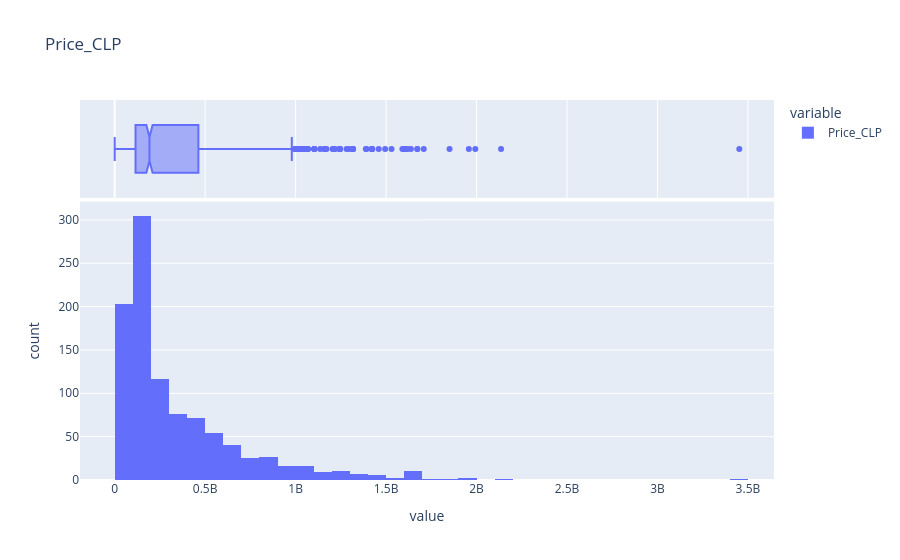
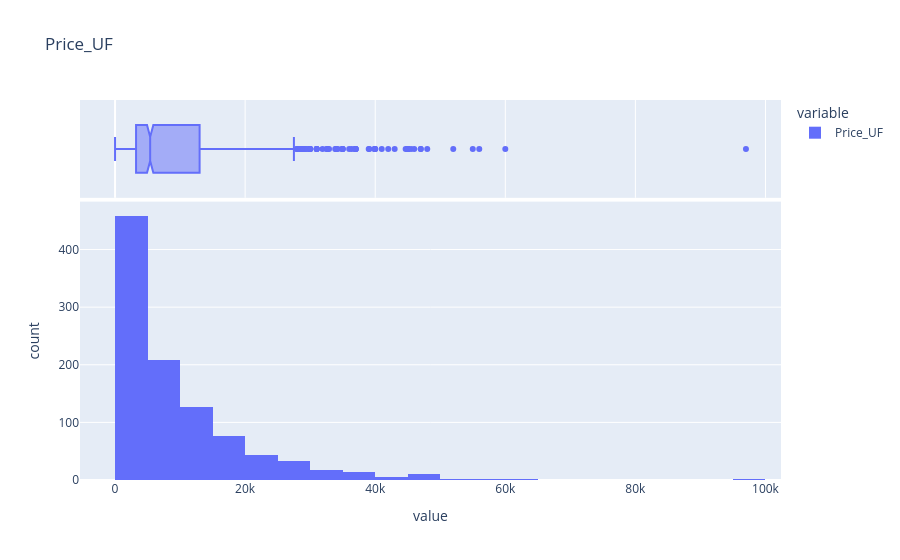
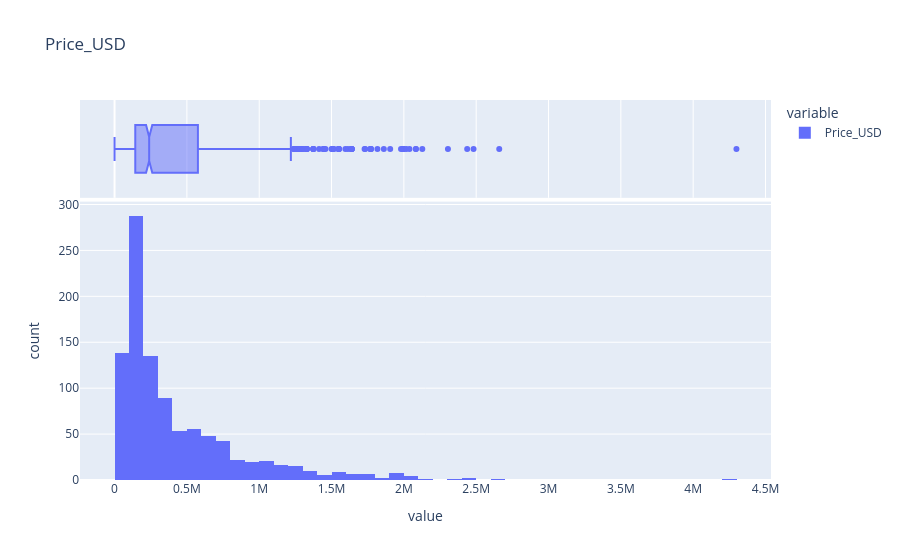
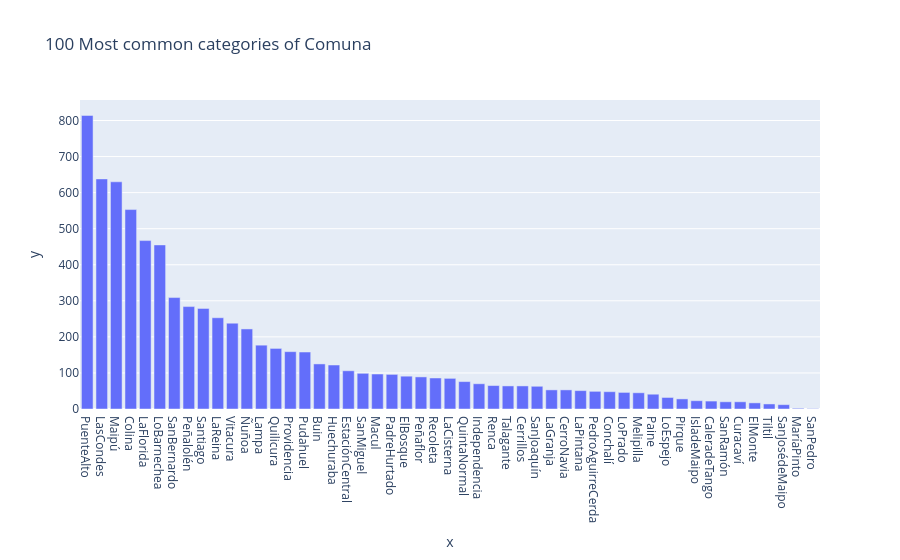

The notebook cell saved with these charts, in order:
### Code cell
profile_dataframe(df)

### Figure 1 — Plotly figure (JSON) as saved in the notebook; plotly's stock layout.template omitted (floating-point values rounded to 4 significant figures; data arrays with more than 128 entries replaced by an {"elided": "..."} marker saying what was removed)
{"data": [{"bingroup": "x", "hovertemplate": "variable=Price_CLP<br>value=%{x}<br>count=%{y}<extra></extra>", "legendgroup": "Price_CLP", "marker": {"color": "#636efa", "pattern": {"shape": ""}}, "name": "Price_CLP", "nbinsx": 48, "orientation": "v", "showlegend": true, "type": "histogram", "x": {"elided": "1000 int values"}, "xaxis": "x", "yaxis": "y"}, {"hovertemplate": "variable=Price_CLP<br>value=%{x}<extra></extra>", "legendgroup": "Price_CLP", "marker": {"color": "#636efa"}, "name": "Price_CLP", "notched": true, "showlegend": false, "type": "box", "x": {"elided": "1000 int values"}, "xaxis": "x2", "yaxis": "y2"}], "layout": {"barmode": "relative", "legend": {"title": {"text": "variable"}, "tracegroupgap": 0}, "title": {"text": "Price_CLP"}, "xaxis": {"anchor": "y", "domain": [0, 1], "title": {"text": "value"}}, "xaxis2": {"anchor": "y2", "domain": [0, 1], "matches": "x", "showgrid": true, "showticklabels": false}, "yaxis": {"anchor": "x", "domain": [0, 0.7326], "title": {"text": "count"}}, "yaxis2": {"anchor": "x2", "domain": [0.7426, 1], "matches": "y2", "showgrid": false, "showline": false, "showticklabels": false, "ticks": ""}}}

### Figure 2 — Plotly figure (JSON) as saved in the notebook; plotly's stock layout.template omitted (floating-point values rounded to 4 significant figures; data arrays with more than 128 entries replaced by an {"elided": "..."} marker saying what was removed)
{"data": [{"bingroup": "x", "hovertemplate": "variable=Price_UF<br>value=%{x}<br>count=%{y}<extra></extra>", "legendgroup": "Price_UF", "marker": {"color": "#636efa", "pattern": {"shape": ""}}, "name": "Price_UF", "nbinsx": 48, "orientation": "v", "showlegend": true, "type": "histogram", "x": {"elided": "1000 int values"}, "xaxis": "x", "yaxis": "y"}, {"hovertemplate": "variable=Price_UF<br>value=%{x}<extra></extra>", "legendgroup": "Price_UF", "marker": {"color": "#636efa"}, "name": "Price_UF", "notched": true, "showlegend": false, "type": "box", "x": {"elided": "1000 int values"}, "xaxis": "x2", "yaxis": "y2"}], "layout": {"barmode": "relative", "legend": {"title": {"text": "variable"}, "tracegroupgap": 0}, "title": {"text": "Price_UF"}, "xaxis": {"anchor": "y", "domain": [0, 1], "title": {"text": "value"}}, "xaxis2": {"anchor": "y2", "domain": [0, 1], "matches": "x", "showgrid": true, "showticklabels": false}, "yaxis": {"anchor": "x", "domain": [0, 0.7326], "title": {"text": "count"}}, "yaxis2": {"anchor": "x2", "domain": [0.7426, 1], "matches": "y2", "showgrid": false, "showline": false, "showticklabels": false, "ticks": ""}}}

### Figure 3 — Plotly figure (JSON) as saved in the notebook; plotly's stock layout.template omitted (floating-point values rounded to 4 significant figures; data arrays with more than 128 entries replaced by an {"elided": "..."} marker saying what was removed)
{"data": [{"bingroup": "x", "hovertemplate": "variable=Price_USD<br>value=%{x}<br>count=%{y}<extra></extra>", "legendgroup": "Price_USD", "marker": {"color": "#636efa", "pattern": {"shape": ""}}, "name": "Price_USD", "nbinsx": 48, "orientation": "v", "showlegend": true, "type": "histogram", "x": {"elided": "1000 int values"}, "xaxis": "x", "yaxis": "y"}, {"hovertemplate": "variable=Price_USD<br>value=%{x}<extra></extra>", "legendgroup": "Price_USD", "marker": {"color": "#636efa"}, "name": "Price_USD", "notched": true, "showlegend": false, "type": "box", "x": {"elided": "1000 int values"}, "xaxis": "x2", "yaxis": "y2"}], "layout": {"barmode": "relative", "legend": {"title": {"text": "variable"}, "tracegroupgap": 0}, "title": {"text": "Price_USD"}, "xaxis": {"anchor": "y", "domain": [0, 1], "title": {"text": "value"}}, "xaxis2": {"anchor": "y2", "domain": [0, 1], "matches": "x", "showgrid": true, "showticklabels": false}, "yaxis": {"anchor": "x", "domain": [0, 0.7326], "title": {"text": "count"}}, "yaxis2": {"anchor": "x2", "domain": [0.7426, 1], "matches": "y2", "showgrid": false, "showline": false, "showticklabels": false, "ticks": ""}}}

### Figure 4 — Plotly figure (JSON) as saved in the notebook; plotly's stock layout.template omitted (floating-point values rounded to 4 significant figures)
{"data": [{"hovertemplate": "x=%{x}<br>y=%{y}<extra></extra>", "legendgroup": "", "marker": {"color": "#636efa", "pattern": {"shape": ""}}, "name": "", "orientation": "v", "showlegend": false, "textposition": "auto", "type": "bar", "x": ["PuenteAlto", "LasCondes", "Maipú", "Colina", "LaFlorida", "LoBarnechea", "SanBernardo", "Peñalolén", "Santiago", "LaReina", "Vitacura", "Ñuñoa", "Lampa", "Quilicura", "Providencia", "Pudahuel", "Buin", "Huechuraba", "EstaciónCentral", "SanMiguel", "Macul", "PadreHurtado", "ElBosque", "Peñaflor", "Recoleta", "LaCisterna", "QuintaNormal", "Independencia", "Renca", "Talagante", "Cerrillos", "SanJoaquín", "LaGranja", "CerroNavia", "LaPintana", "PedroAguirreCerda", "Conchalí", "LoPrado", "Melipilla", "Paine", "LoEspejo", "Pirque", "IsladeMaipo", "CaleradeTango", "SanRamón", "Curacaví", "ElMonte", "Tiltil", "SanJosédeMaipo", "MaríaPinto", "SanPedro"], "xaxis": "x", "y": [814, 638, 630, 553, 467, 455, 309, 284, 279, 253, 238, 222, 177, 168, 159, 158, 125, 122, 106, 99, 97, 96, 91, 89, 86, 85, 76, 70, 65, 64, 64, 63, 53, 53, 51, 49, 48, 46, 45, 41, 32, 28, 23, 22, 20, 20, 17, 14, 12, 2, 1], "yaxis": "y"}], "layout": {"barmode": "relative", "legend": {"tracegroupgap": 0}, "title": {"text": "100 Most common categories of Comuna"}, "xaxis": {"anchor": "y", "domain": [0, 1], "title": {"text": "x"}}, "yaxis": {"anchor": "x", "domain": [0, 1], "title": {"text": "y"}}}}
